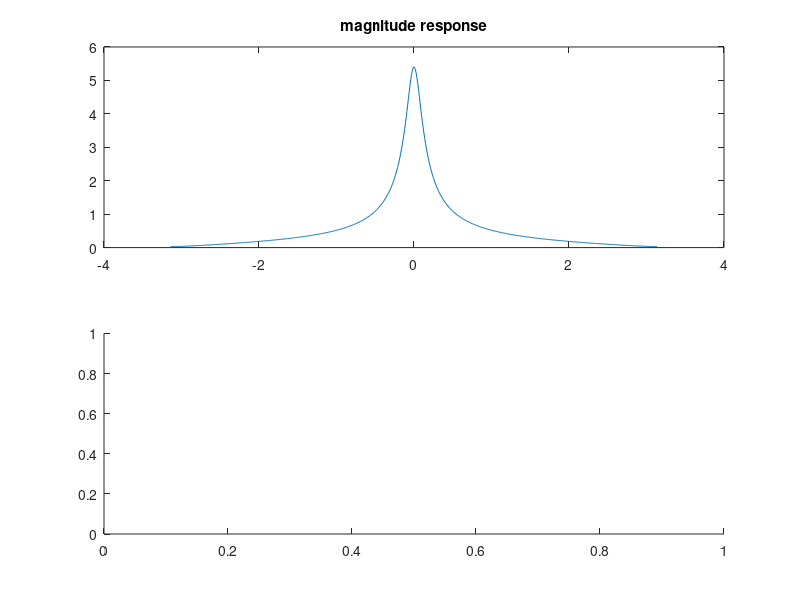

Source code (MATLAB): (Note: this script raises an error after producing the figure.)
%2.2
close all
w = -pi:0.01:pi;
H = (0.3+0.24*exp(-i*w))./(1-0.9*exp(-i*w));
subplot(2,1,1)
plot(w,abs(H));
title('magnitude response');
subplot(2,1,2)
plot(w,phase(H));
title('phase response');
%Lab3;
%orient('tall');
%5.1
%1.
clear
figure
n = -10:10;
x = (n==0);
dw = 0.01;
w = -pi:dw:pi;
X = DTFT(x,n(1),dw);
subplot(2,1,1)
plot(w,abs(X))
title('magnitude response 1')
subplot(2,1,2)
plot(w,angle(X))
title('phase response 1')
%2.
figure
x = (n==5);
X = DTFT(x,n(1),dw);
subplot(2,1,1)
plot(w,abs(X))
title('magnitude response 2')
subplot(2,1,2)
plot(w,angle(X))
title('phase response 2')
%3.
figure
x = (0.5.^n).*(n>=0);
X = DTFT(x,n(1),dw);
subplot(2,1,1)
plot(w,abs(X))
title('magnitude response 3')
subplot(2,1,2)
plot(w,angle(X))
title('phase response 3')
%5.2
figure
n = -50:50;
w = -pi:0.01:pi;
x = (n==0);
y = sys(x);
subplot(3,1,1)
stem(n,y);
title('impulse response')
Y = DTFT(y,n(1),0.01);
subplot(3,1,2)
plot(w,abs(Y));
title('magnitude response')
subplot(3,1,3)
plot(w,angle(Y));
title('phase response')
